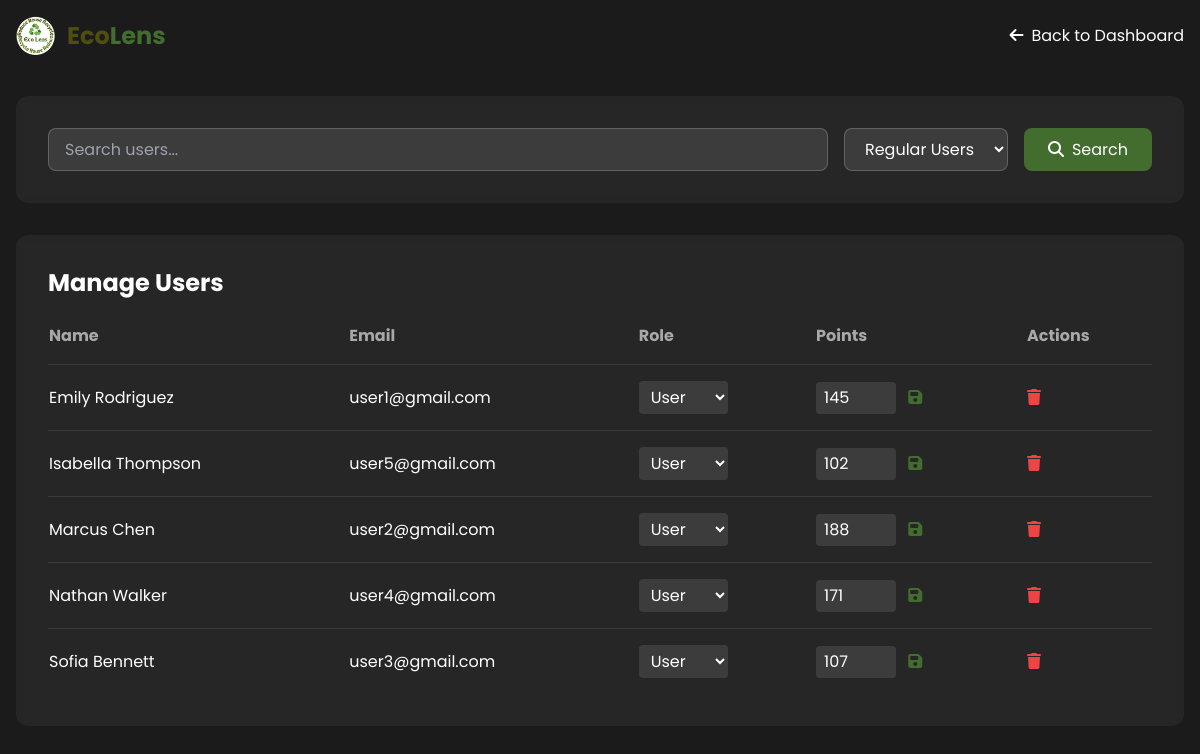
The page /admin/manage-users.php?role=0 (signed in) on the database as committed earlier.
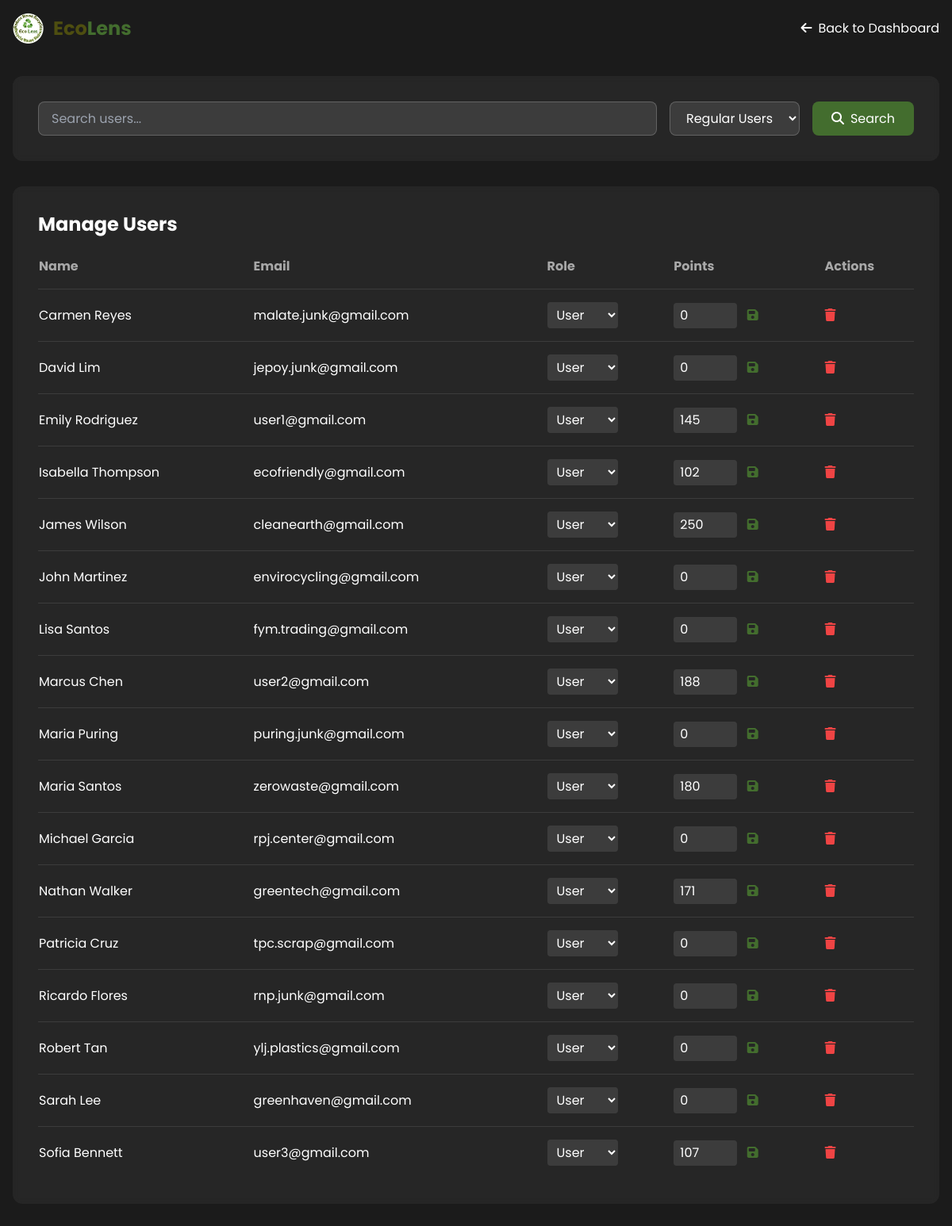
The same page on the database as committed later.
### tables this page shows
CREATE TABLE `tbl_user` (
  `id` double NOT NULL AUTO_INCREMENT,
  `fullname` text NOT NULL,
  `username` text NOT NULL,
  `password` text NOT NULL,
  `total_points` int(11) DEFAULT 0,
  `is_admin` tinyint(1) DEFAULT 0,
  `user_type` enum('individual', 'business') NOT NULL DEFAULT 'individual',
  `business_name` text DEFAULT NULL,
  `address` text DEFAULT NULL,
  `contact_number` varchar(20) DEFAULT NULL,
  PRIMARY KEY (`id`)
);

### admin/manage-users.php (the view, shortened to what the changed rows need)
<?php
require_once '../database.php';
$search = isset($_GET['search']) ? $_GET['search'] : '';
$role = isset($_GET['role']) ? $_GET['role'] : 'all';
$query = "SELECT * FROM tbl_user WHERE 1=1";
if ($role !== 'all') {
    $query .= " AND is_admin = ?";
}
$query .= " ORDER BY fullname ASC";
$stmt = $conn->prepare($query);
if ($search && $role !== 'all') {
    $search = "%$search%";
    $stmt->bind_param("ssi", $search, $search, $role);
} elseif ($search) {
    $search = "%$search%";
    $stmt->bind_param("ss", $search, $search);
} elseif ($role !== 'all') {
    $stmt->bind_param("i", $role);
}
$stmt->execute();
$users = $stmt->get_result();
?>
<!DOCTYPE html>
<html lang="en">
<head>
    <link rel="stylesheet" href="https://cdnjs.cloudflare.com/ajax/libs/font-awesome/6.4.2/css/all.min.css">
    <script src="https://cdn.tailwindcss.com"></script>
</head>
<body class="font-[Poppins] bg-[#1b1b1b]">
    <nav class="fixed w-full bg-[#1b1b1b] py-4 z-50">
        <div class="max-w-7xl mx-auto px-4">
            <div class="flex justify-between items-center">
                <div class="flex-shrink-0 flex items-center gap-3">
                    <h1 class="text-2xl font-bold">
                        <span class="text-[#4e4e10]">Eco</span><span class="text-[#436d2e]">Lens</span>
                    </h1>
                </div>
            </div>
        </div>
    </nav>
    <div class="pt-24 pb-12 px-4">
        <div class="max-w-7xl mx-auto">
            <div class="bg-white/5 p-8 rounded-xl backdrop-blur-sm">
                <h2 class="text-2xl font-bold text-white mb-6">Manage Users</h2>
                <div class="overflow-x-auto">
                    <table class="w-full">
                        <thead>
                            <tr class="text-white/60 text-left">
                                <th class="pb-4">Name</th>
                                <th class="pb-4">Email</th>
                                <th class="pb-4">Role</th>
                                <th class="pb-4">Points</th>
                                <th class="pb-4">Actions</th>
                            </tr>
                        </thead>
                        <tbody class="text-white">
                            <?php while($user = $users->fetch_assoc()): ?>
                            <tr class="border-t border-white/10">
                                <td class="py-4"><?php echo htmlspecialchars($user['fullname']); ?></td>
                                <td class="py-4"><?php echo htmlspecialchars($user['username']); ?></td>
                                <td class="py-4">
                                    <form method="POST" class="inline">
                                        <select name="is_admin" onchange="this.form.submit()"
                                                class="bg-white/10 text-white rounded px-2 py-1 [&>option]:bg-[#1b1b1b] [&>option]:text-white">
                                            <option value="0" <?php echo !$user['is_admin'] ? 'selected' : ''; ?>>User</option>
                                        </select>
                                    </form>
                                </td>
                                <td class="py-4">
                                    <form method="POST" class="inline">
                                        <input type="number" name="points" value="<?php echo $user['total_points']; ?>"
                                               class="w-20 bg-white/10 text-white rounded px-2 py-1">
                                        <button type="submit" class="text-[#436d2e] hover:text-white ml-2">
                                            <i class="fas fa-save"></i>
                                        </button>
                                    </form>
                                </td>
                                <td class="py-4">
                                    <form method="POST" class="inline" onsubmit="return confirm('Are you sure you want to delete this user?');">
                                        <button type="submit" class="text-red-500 hover:text-red-400">
                                            <i class="fas fa-trash"></i>
                                        </button>
                                    </form>
                                </td>
                            </tr>
                            <?php endwhile; ?>
                        </tbody>
                    </table>
                </div>
            </div>
        </div>
    </div>
</body>
</html>

Rows that differ between the two databases and show on the page:
added tbl_user: fullname "Carmen Reyes", username "malate.junk@gmail.com", is_admin "User", points "0"
added tbl_user: fullname "David Lim", username "jepoy.junk@gmail.com", is_admin "User", points "0"
changed tbl_user "Isabella Thompson": username "user5@gmail.com" → "ecofriendly@gmail.com"
added tbl_user: fullname "James Wilson", username "cleanearth@gmail.com", is_admin "User", points "250"
added tbl_user: fullname "John Martinez", username "envirocycling@gmail.com", is_admin "User", points "0"
added tbl_user: fullname "Lisa Santos", username "fym.trading@gmail.com", is_admin "User", points "0"
added tbl_user: fullname "Maria Puring", username "puring.junk@gmail.com", is_admin "User", points "0"
added tbl_user: fullname "Maria Santos", username "zerowaste@gmail.com", is_admin "User", points "180"
added tbl_user: fullname "Michael Garcia", username "rpj.center@gmail.com", is_admin "User", points "0"
changed tbl_user "Nathan Walker": username "user4@gmail.com" → "greentech@gmail.com"
added tbl_user: fullname "Patricia Cruz", username "tpc.scrap@gmail.com", is_admin "User", points "0"
added tbl_user: fullname "Ricardo Flores", username "rnp.junk@gmail.com", is_admin "User", points "0"
added tbl_user: fullname "Robert Tan", username "ylj.plastics@gmail.com", is_admin "User", points "0"
added tbl_user: fullname "Sarah Lee", username "greenhaven@gmail.com", is_admin "User", points "0"
